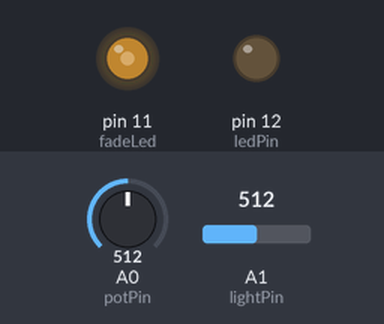
A sketch run on a simulated Arduino Uno, built with avr-gcc and run on an emulated ATmega328P. Shown: output pins drawn as LEDs (lit = HIGH). Inputs (shaded band) come from the test bench; at power-on: A0 (potPin) = 512, A1 (lightPin) = 512. What the sketch prints to the serial monitor is not drawn.

Above: at 1.2 s.
1.3 s: A0 (potPin) set to 306
4.0 s: A1 (lightPin) set to 319
5.5 s: A1 (lightPin) set to 292
At 8.32 s:
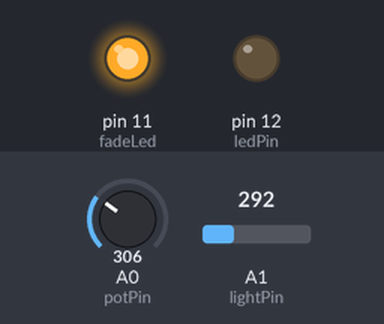
8.5 s: A0 (potPin) set to 283
At 11.32 s:
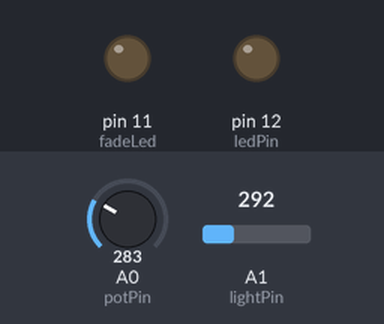
11.5 s: A0 (potPin) set to 511
At 13.46 s:
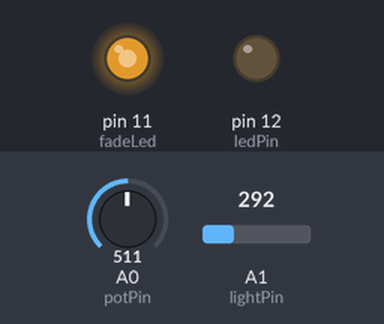
14.5 s: A0 (potPin) set to 122
At 16.47 s:
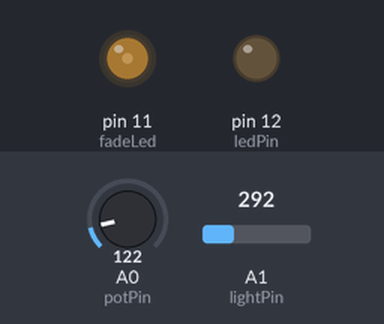
Timing chart, 0 to 18.5 s (numbered marks = the images above; inputs shaded):
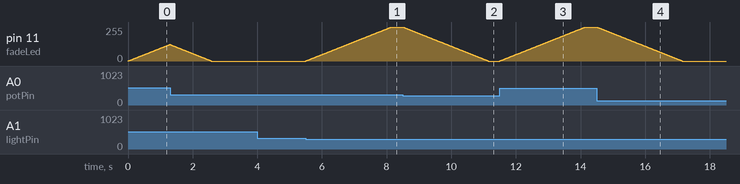

Measured:
- the behaviour switches between 307 and 306 on A1 (lightPin) (found by bisection; images 0 and 1)
- the behaviour switches between 292 and 291 on A0 (potPin) (found by bisection; images 1 and 2)
- after the input at 5.5 s, pin 11 (fadeLed): moves from 0/255 to 255/255 over 2.6 s, starting at once
- after the input at 8.5 s, pin 11 (fadeLed): moves from 255/255 to 0/255 over 2.6 s, starting at once
- after the input at 11.5 s, pin 11 (fadeLed): moves from 0/255 to 255/255 over 2.6 s, starting at once
- after the input at 14.5 s, pin 11 (fadeLed): moves from 255/255 to 0/255 over 2.6 s, starting at once

The sketch:

advanced_programming.ino
```cpp
//create variables for pins
const int buttonPin = 2;
const int ledPin =  12;
const int fadeLed = 11;
const int potPin = 0;
const int lightPin = 1;

// Time code
unsigned long previousMillis = 0;
const long interval = 10;

// LED fading variables
boolean fadeUp = true;
int fadeLevel = 0;
//LED blinking variables
int ledState = LOW;
//button variables
int buttonState = 0;
boolean pressed = false;
//analog sensor variables
int lightVar = 0;
int potVar = 0;

void setup() {
  // set up pins
  pinMode(ledPin, OUTPUT);
  pinMode(buttonPin, INPUT);
  pinMode(fadeLed, OUTPUT);
  Serial.begin(9600);
}

void loop() {
    unsigned long currentMillis = millis();

  //check sensors
  potVar = analogRead(potPin);
  lightVar = analogRead(lightPin);

//logic
  if ( lightVar <= potVar ) {
    fadeUp = true;
  } else {
    fadeUp = false;
  }

//display
if(currentMillis - previousMillis >= interval) {
   previousMillis = currentMillis;
 // Serial.println();
  if (fadeUp == true) {
    if (fadeLevel != 255) fadeLevel++;
  } else {
    if (fadeLevel != 0) fadeLevel--;
  }
}

  //write to the LED pins
  digitalWrite(ledPin, ledState);
  analogWrite(fadeLed, fadeLevel);

Serial.println(potVar);
}
```
